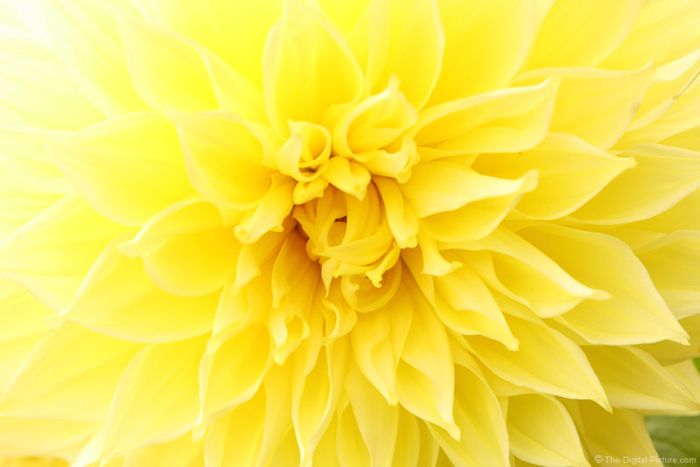
#> input picture images/fly.png, 700 x 467 px
$ python SwapModeHSV.py
#> lines starting #> are read from the running program, lines starting #| are printed output that depends on the picture
import matplotlib.pyplot as plt
import numpy as np
import colorsys

from PIL import Image

max_cluster_no = 512


def getColorClusterKey(r, g, b):
    (h, s, v)= colorsys.rgb_to_hsv(r, g, b)
    h = int(h*max_cluster_no)/max_cluster_no
    temp = colorsys.hsv_to_rgb(h, 1, 255)
    key = '#%02x%02x%02x' % (int(temp[0]), int(temp[1]), int(temp[2]))
    return key


def colorHit(colorClusterKey, imgClusterDict):
    if colorClusterKey in imgClusterDict:
        imgClusterDict[colorClusterKey] += 1
    else:
        imgClusterDict[colorClusterKey] = 1


def plotBarX(label, value):
    # this is for plotting purpose
    index = np.arange(len(label))
    plt.figure(figsize=(20, 5))  # width:20, height:3
    barslist = plt.bar(index, value, align='edge', width=0.3)
    plt.xlabel('Cluster key', fontsize=5)
    plt.ylabel('Hit Cluster', fontsize=5)
    plt.tick_params(
        axis='x',  # changes apply to the x-axis
        which='both',  # both major and minor ticks are affected
        bottom=False,  # ticks along the bottom edge are off
        top=False,  # ticks along the top edge are off
        labelbottom=False)  # labels along the bottom edge are off
    plt.title('Image color cluster hit')
    for i in range(len(barslist)):
        barslist[i].set_color(label[i])
    plt.show()


def keyToRGB(colorString):
    temp = colorString.lstrip('#')
    return tuple(int(temp[p:p+2], 16) for p in (0, 2, 4))


firstImg = Image.open("../images/fly.png")
#> firstImg is the input picture: PIL image 700x467 RGB; mean R, G, B 246.4, 227, 78.4
firstImgDict = {}

for pixel in firstImg.getdata():
    colorHit(colorClusterKey=getColorClusterKey(pixel[0], pixel[1], pixel[2]),
             imgClusterDict=firstImgDict)
#> this loop made 326900 passes
#> (pixel, h in getColorClusterKey, s in getColorClusterKey, v in getColorClusterKey, temp in getColorClusterKey, key in getColorClusterKey) on passes 1 to 3: ((252, 255, 228), 0.184, 0.106, 255, (229.1, 255, 0), '#e5ff00'), ((252, 255, 228), 0.184, 0.106, 255, (229.1, 255, 0), '#e5ff00'), ((252, 255, 228), 0.184, 0.106, 255, (229.1, 255, 0), '#e5ff00')

secondImg = Image.open("../images/flr.png")
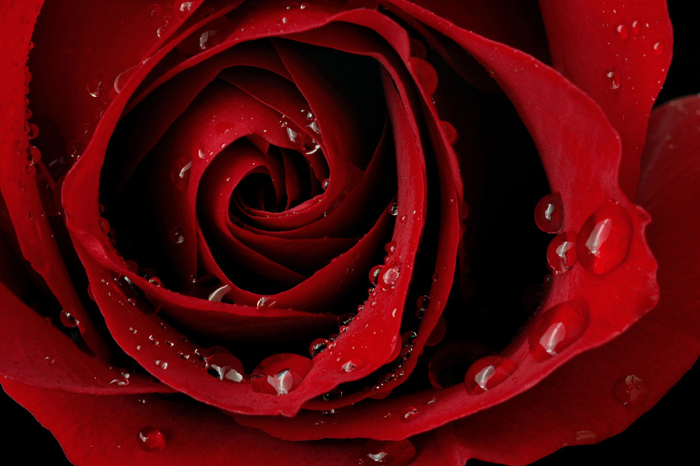
#> input picture images/flr.png, 700 x 466 px
#> secondImg is the input picture: PIL image 700x466 RGB; mean R, G, B 81.3, 5.4, 8
secondImgDict = {}

for pixel in secondImg.getdata():
    colorHit(colorClusterKey=getColorClusterKey(pixel[0], pixel[1], pixel[2]),
             imgClusterDict=secondImgDict)
#> this loop made 326200 passes
#> (pixel, h in getColorClusterKey, s in getColorClusterKey, v in getColorClusterKey, temp in getColorClusterKey, key in getColorClusterKey) on passes 1 to 3: ((147, 4, 10), 0.992, 0.973, 147, (255, 0, 11.95), '#ff000b'), ((148, 3, 8), 0.994, 0.98, 148, (255, 0, 8.96), '#ff0008'), ((149, 3, 6), 0.996, 0.98, 149, (255, 0, 5.98), '#ff0005')

firstImgColorSorted = sorted(firstImgDict.items(), key=lambda kv: kv[1], reverse=True)
firstImgDict = {}
for i in range(len(firstImgColorSorted)):
    firstImgDict[firstImgColorSorted[i][0]] = firstImgColorSorted[i][1]

secondImgColorSorted = sorted(secondImgDict.items(), key=lambda kv: kv[1], reverse=True)
secondImgDict = {}
for i in range(len(secondImgColorSorted)):
    secondImgDict[secondImgColorSorted[i][0]] = secondImgColorSorted[i][1]

mapColors = {}
for i in range(len(firstImgColorSorted)):
    if i < len(secondImgColorSorted):
        mapColors[firstImgColorSorted[i][0]] = secondImgColorSorted[i][0]
    else:
        mapColors[firstImgColorSorted[i][0]] = secondImgColorSorted[-1][0]

newImgData =[]
for pixel in firstImg.getdata():
    h_original, s_original, v_original = colorsys.rgb_to_hsv(pixel[0], pixel[1], pixel[2])
    baseColorKey = getColorClusterKey(pixel[0], pixel[1], pixel[2])
    rgb_base = keyToRGB(baseColorKey)
    h_base, s_base, v_base = colorsys.rgb_to_hsv(rgb_base[0], rgb_base[1], rgb_base[2])
    diff_org_base = h_original - h_base

    mapColorKey = mapColors[baseColorKey]
    color = keyToRGB(mapColorKey)

    hsvColor = colorsys.rgb_to_hsv(color[0], color[1], color[2])

    rgbColor = colorsys.hsv_to_rgb(hsvColor[0] + diff_org_base, (hsvColor[1]+s_original)/2, (hsvColor[2]+v_original)/2)
    newImgData.append((int(rgbColor[0]), int(rgbColor[1]), int(rgbColor[2])))
#> this loop made 326900 passes
#> pixel on passes 1 to 3: (252, 255, 228), (252, 255, 228), (252, 255, 228)

newImg = Image.new('RGB', firstImg.size)
#> newImg: PIL image 700x467 RGB; every value is 0
newImg.putdata(newImgData)
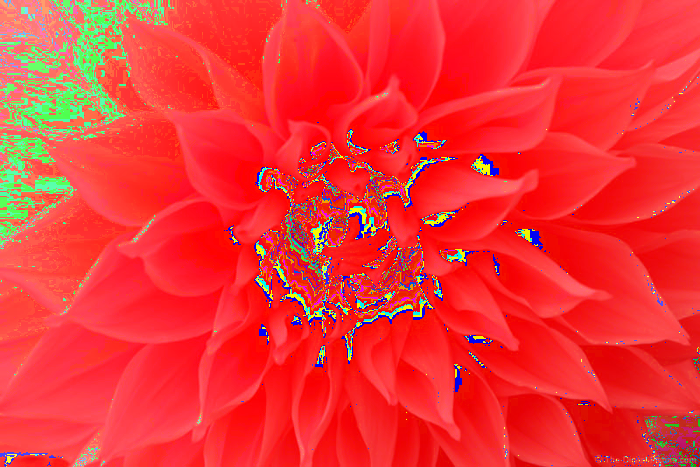
#> newImg: PIL image 700x467 RGB; mean R, G, B 240.5, 52.1, 52.7
newImg.show()
newImg.save('../images/result_hsv.png')
# plotBarX(list(firstImgDict.keys()), list(firstImgDict.values()))
# plotBarX(list(secondImgDict.keys()), list(secondImgDict.values()))
